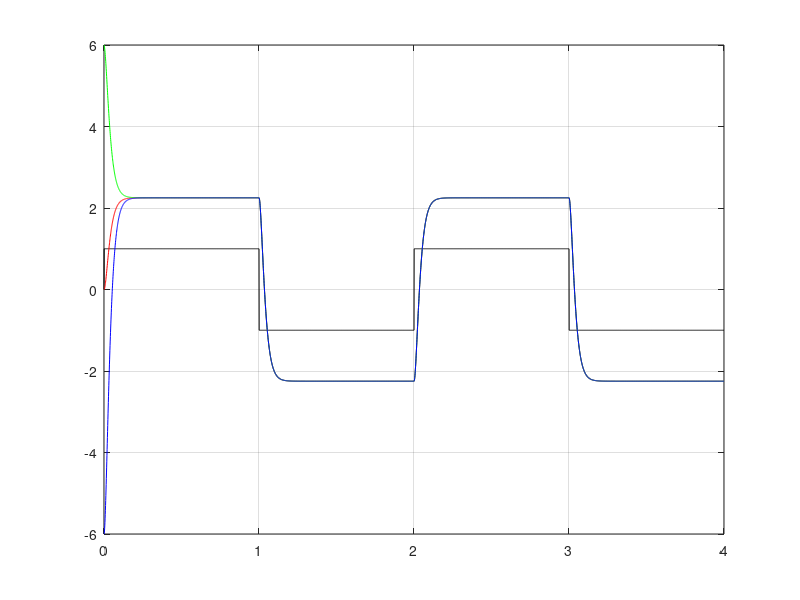
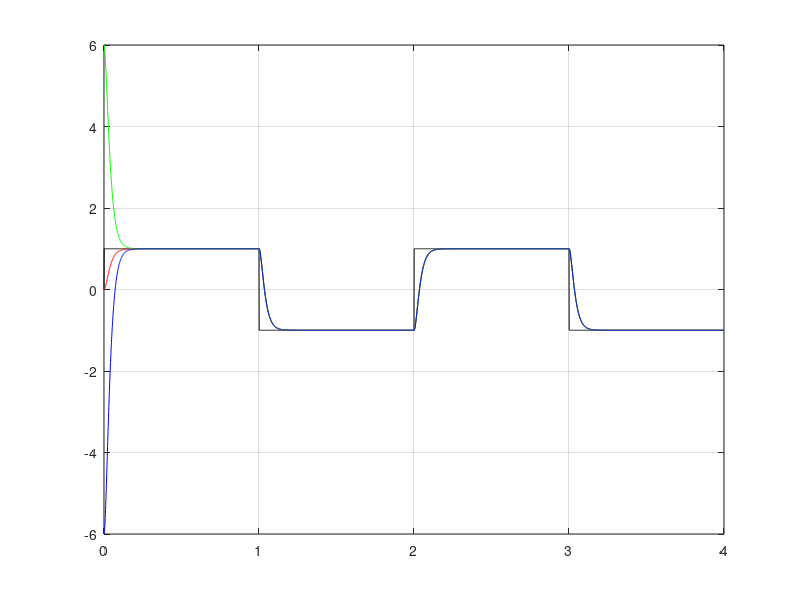

The MATLAB script that drew these images, in order: (Note: this script raises an error after producing the figures.)
clear variables
close all
clc

% Si consideri un levitatore magnetico, il cui modello linearizzato nell’intorno 
% del punto di funzionamento desiderato `e dato dal seguente sistema dinamico
% LTI a tempo continuo:
%    dx'(t) = A*dx(t) + B*du(t)
%    dy(t) = C*dx(t) + D*du(t)
% dove du(t), dx(t) e dy(t) costituiscono gli scostamenti delle variabili di
% ingresso-stato-uscita del levitatore rispetto al punto di funzionamento,
% mentre le matrici della rappresentazione in variabili di stato sono:

A = [0,1;900,0];
B = [0;-9];
C = [600,0];
D = 0;

eig_A = eig(A)

lambda1 = -40;
lambda2 = -60;

% Legge di controllo:  u = -Kx(t) + alfa*r(t)
%   ->   x'(t) = (A-BK)x(t) + B*alfa*r(t)

% Mr = [B, A*B]
Mr = ctrb(A,B)
rank_Mr = rank(Mr)  % il rango è massimo, il sistema è completamente raggiungibile,
% POSSO ASSEGNARE GLI AUTOVALORI DI (A-BK)

K = place(A,B,[lambda1,lambda2])

eig_A_meno_BK = eig(A-B*K)   % verifica della corretta assegnazione degli autovalori

alfa = -1

% simulazione del sistema controllato con retroazione statica dello stato
Ars = A-B*K;
Brs = alfa*B;
Crs = C-D*K;
Drs = alfa*D;

tmax = 4;
t = 0:0.001:tmax;
r = sign(sin(2*pi*0.5*t));

sistema_r = ss(Ars, Brs, Crs, Drs);

dx0_1 = [0; 0];
dx0_2 = [0.01; 0];
dx0_3 = [-0.01; 0];

[dy1,tsim,dx1] = lsim(sistema_r,r,t,dx0_1);
[dy2,tsim,dx2] = lsim(sistema_r,r,t,dx0_2);
[dy3,tsim,dx3] = lsim(sistema_r,r,t,dx0_3);

figure,plot(t,r,'k',tsim,dy1,'r',tsim,dy2,'g',tsim,dy3,'b'), grid on

% COMMENTI:
% vediamo che dopo circa 2 decimi di secondo tutti e tre i grafici
% si sovrappongono. Questo vuol dire che il controllo mediante retroazione
% statica dello stato riesce a compensare un diverso posizionamento della
% pallina e riesce ad anullare l'effetto delle diverse condizioni iniziale
% non nulle
% La scelta di alfa = -1 era fatta in modo che l'andamento fosse in fase
% con il riferimento, ma notiamo che a regime l'uscita non coincide con il
% riferimento.

%% Usiamo alfa ottenuto mediante regolazione dell'uscita

alfa = (-((C-D*K)*(A-B*K)^(-1))*B+D)^(-1)

Ars = A-B*K;
Brs = alfa*B;
Crs = C-D*K;
Drs = alfa*D;

tmax = 4;
t = 0:0.001:tmax;
r = sign(sin(2*pi*0.5*t));

sistema_r = ss(Ars, Brs, Crs, Drs);

dx0_1 = [0; 0];
dx0_2 = [0.01; 0];
dx0_3 = [-0.01; 0];

[dy1,tsim,dx1] = lsim(sistema_r,r,t,dx0_1);
[dy2,tsim,dx2] = lsim(sistema_r,r,t,dx0_2);
[dy3,tsim,dx3] = lsim(sistema_r,r,t,dx0_3);

figure,plot(t,r,'k',tsim,dy1,'r',tsim,dy2,'g',tsim,dy3,'b'), grid on

%% 2.2 - Stimatore asintotico dello stato
% Poichè si vuole vedere come convergono i valori delle stime ai valori
% veri delle variabili di stato, occorre applicare lo stimatore asintotico
% ad un sistema asintoticamente stabile
% Il levitatore magnetico è un sistema instabile, applico lo stimatore al
% sistema controllato mediante retroazione statica dello stato

lambda1_oss = -120;
lambda2_oss = -180;

Mo = obsv(Ars,Crs)
rank_Mo = rank(Mo)

L = place(Ars,Crs,[lambda1_oss,lambda2_oss])
